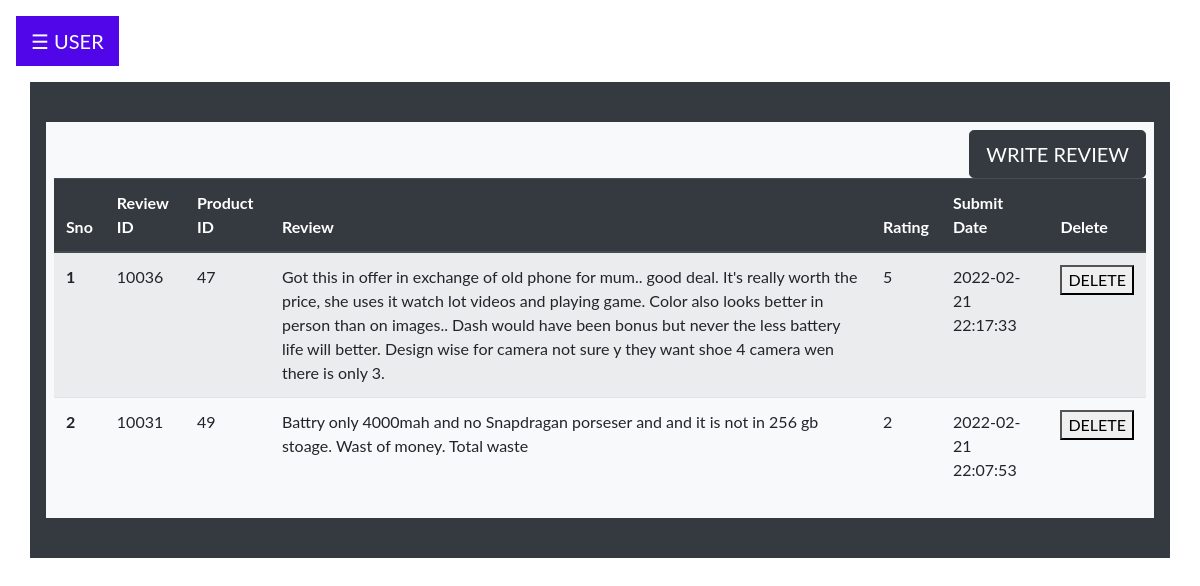
The app's page /user/manage_review.php (signed in), older data.
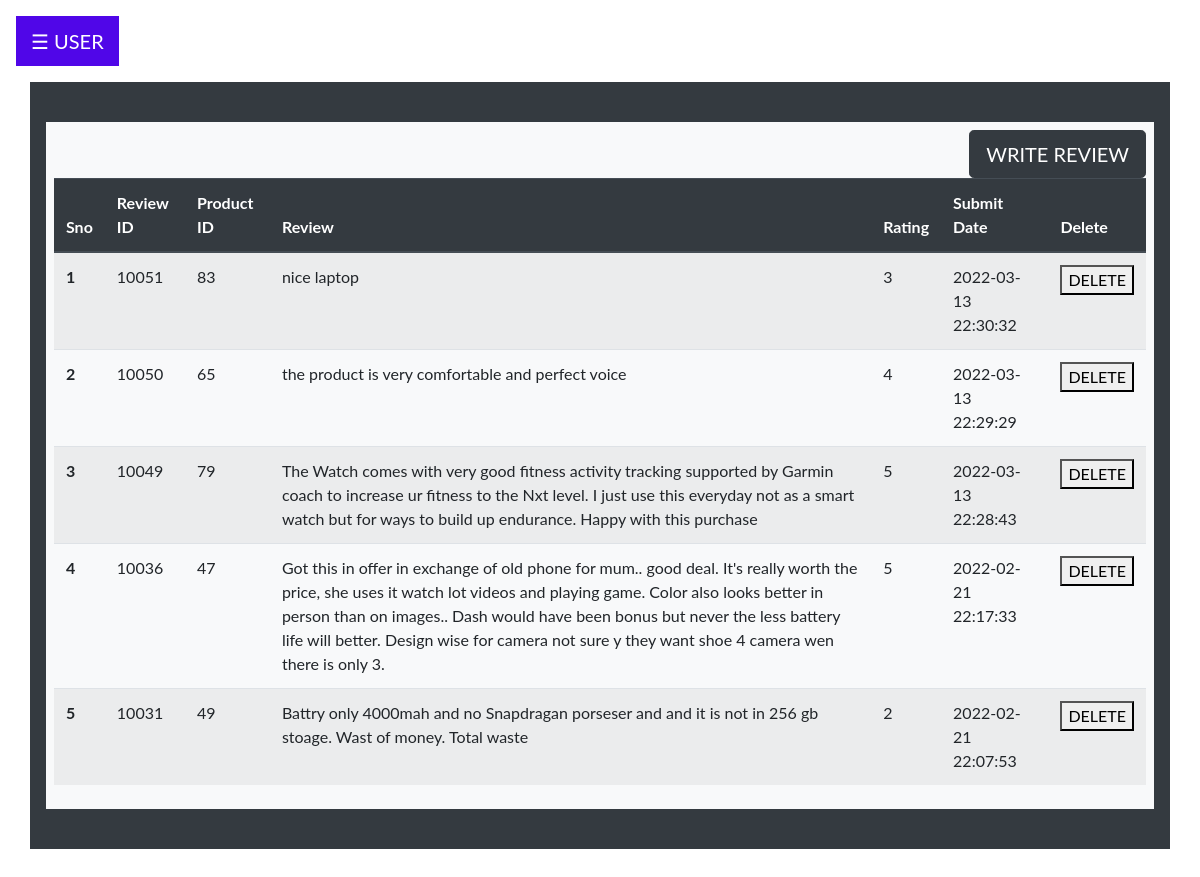
The same page, newer data.
### tables this page shows
CREATE TABLE `reviews` (
  `review_id` int(11) NOT NULL,
  `item_id` int(11) NOT NULL,
  `userid` int(11) NOT NULL,
  `content` text NOT NULL,
  `rating` tinyint(1) NOT NULL,
  `submit_date` datetime NOT NULL DEFAULT current_timestamp()
);

### user/manage_review.php (the view, shortened to what this page needs)
<?php
 include 'dashboard_home.php';
include '../partials/connection.php';
$uid=$_SESSION['uid'];
$sql = "SELECT * FROM reviews WHERE userid='$uid' ORDER BY submit_date DESC ";
$result = $conn->query($sql);
$counter = 0;
?>
<!DOCTYPE html>
<html lang="en">
<head>
</head>
<body>
<div class="container p-2 my-4 bg-light text-white">
<button type="submit" class="btn btn-dark btn-lg float-right" onclick="window.location.href='../category.php'">WRITE REVIEW</button>
<form method="POST">
<table class="table table-striped">
  <thead class="thead-dark">
    <tr>
      <th scope="col">Sno</th>
      <th scope="col">Review ID</th>
      <th scope="col">Product ID</th>
      <th scope="col">Review</th>
      <th scope="col">Rating</th>
      <th scope="col">Submit Date</th>
      <th scope="col">Delete</th>
    </tr>
  </thead>
  <tbody>
  <?php
                while($rows=$result->fetch_assoc())
                {
             ?>
    <tr>
      <th scope="row"><?php echo ++$counter;?></th>
      <td><?php echo $rows['review_id'];?></td>
      <td><?php echo $rows['item_id'];?></td>
      <td><?php echo $rows['content'];?></td>
      <td><?php echo $rows['rating'];?></td>
      <td><?php echo $rows['submit_date'];?></td>
      <?php echo '<td><button type="submit" name="Delete" value="'.$rows['review_id'].'">DELETE</button></td>';?>
    </tr>
    <?php }
    ?>
  </tbody>
</table>
</div>
</body>
</html>

### user/dashboard_home.php (shortened to what this page needs)
<!doctype html>
<html lang="en">
  <head>
    <link rel="stylesheet" href="https://cdn.jsdelivr.net/npm/bootstrap@4.6.1/dist/css/bootstrap.min.css">
</head>
<body>
  <div id="main">
  <button class="openbtn" onclick="openNav()">☰ USER</button>
  <div class="container p-3 my-3 bg-dark text-white">
  </body>
</html>

### user/dashboard_home.php (style rules this page uses)
body { font-family: "Lato", sans-serif; }
.openbtn { font-size: 20px; cursor: pointer; background-color: #5006e8; color: white; padding: 10px 15px; border: none; }
#main { transition: margin-left .5s; padding: 16px; }

Row changes from the older to the newer data that the page shows:
added reviews: review_id "10051", item "83", content "nice laptop", rating "3", submit_date "2022-03-13 22:30:32"
added reviews: review_id "10050", item "65", content "the product is very comfortable and perfect voice", rating "4", submit_date "2022-03-13 22:29:29"
added reviews: review_id "10049", item "79", content "The Watch comes with very good fitness activity tracking supported by Garmin coach to increase ur fitness to the Nxt level. I just use this everyday not as a smart watch but for ways to build up endurance. Happy with this purchase", rating "5", submit_date "2022-03-13 22:28:43"
